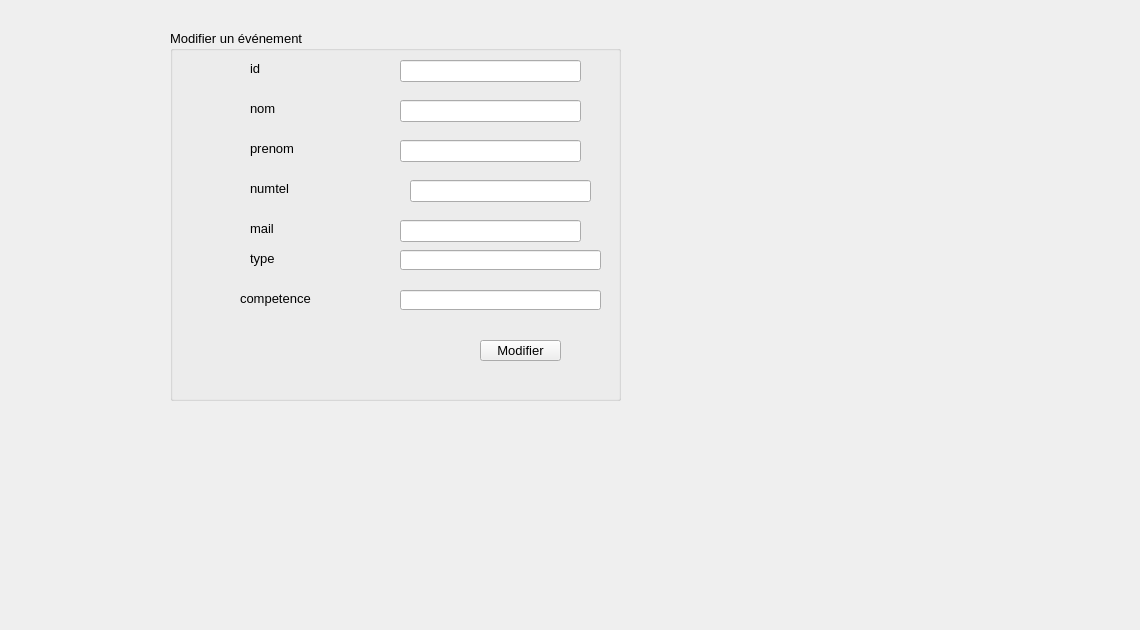
      <widget class="QWidget" name="tab_6">
       <attribute name="title">
        <string>Modifier</string>
       </attribute>
       <widget class="QLabel" name="label_19">
        <property name="geometry">
         <rect>
          <x>-70</x>
          <y>-20</y>
          <width>1131</width>
          <height>621</height>
         </rect>
        </property>
        <property name="styleSheet">
         <string notr="true">background-image: url(:/gris.jpg);</string>
        </property>
        <property name="text">
         <string/>
        </property>
       </widget>
       <widget class="QGroupBox" name="groupBox_2">
        <property name="geometry">
         <rect>
          <x>170</x>
          <y>30</y>
          <width>451</width>
          <height>371</height>
         </rect>
        </property>
        <property name="font">
         <font>
          <pointsize>10</pointsize>
         </font>
        </property>
        <property name="title">
         <string>Modifier un événement</string>
        </property>
        <widget class="QPushButton" name="pb_modifier">
         <property name="geometry">
          <rect>
           <x>310</x>
           <y>310</y>
           <width>81</width>
           <height>21</height>
          </rect>
         </property>
         <property name="font">
          <font>
           <family>MS Shell Dlg 2</family>
           <pointsize>10</pointsize>
           <weight>50</weight>
           <bold>false</bold>
          </font>
         </property>
         <property name="text">
          <string>Modifier</string>
         </property>
        </widget>
        <widget class="QLineEdit" name="lineEdit_typee">
         <property name="geometry">
          <rect>
           <x>230</x>
           <y>220</y>
           <width>201</width>
           <height>20</height>
          </rect>
         </property>
        </widget>
        <widget class="QLabel" name="label_16">
         <property name="geometry">
          <rect>
           <x>80</x>
           <y>220</y>
           <width>91</width>
           <height>16</height>
          </rect>
         </property>
         <property name="font">
          <font>
           <family>MS Shell Dlg 2</family>
           <pointsize>10</pointsize>
           <weight>50</weight>
           <bold>false</bold>
          </font>
         </property>
         <property name="text">
          <string>type</string>
         </property>
        </widget>
        <widget class="QLabel" name="label_27">
         <property name="geometry">
          <rect>
           <x>70</x>
           <y>260</y>
           <width>91</width>
           <height>16</height>
          </rect>
         </property>
         <property name="font">
          <font>
           <family>MS Shell Dlg 2</family>
           <pointsize>10</pointsize>
           <weight>50</weight>
           <bold>false</bold>
          </font>
         </property>
         <property name="text">
          <string>competence</string>
         </property>
        </widget>
        <widget class="QLabel" name="label_10">
         <property name="geometry">
          <rect>
           <x>80</x>
           <y>30</y>
           <width>91</width>
           <height>16</height>
          </rect>
         </property>
         <property name="font">
          <font>
           <family>MS Shell Dlg 2</family>
           <pointsize>10</pointsize>
           <weight>50</weight>
           <bold>false</bold>
          </font>
         </property>
         <property name="text">
          <string>id</string>
         </property>
        </widget>
        <widget class="QLineEdit" name="lineEdit_titre_2">
         <property name="geometry">
          <rect>
           <x>230</x>
           <y>30</y>
           <width>181</width>
           <height>22</height>
          </rect>
         </property>
        </widget>
        <widget class="QLineEdit" name="lineEdit_type_2">
         <property name="geometry">
          <rect>
           <x>230</x>
           <y>70</y>
           <width>181</width>
           <height>22</height>
          </rect>
         </property>
        </widget>
        <widget class="QLineEdit" name="lineEdit_lieu_2">
         <property name="geometry">
          <rect>
           <x>230</x>
           <y>110</y>
           <width>181</width>
           <height>22</height>
          </rect>
         </property>
        </widget>
        <widget class="QLineEdit" name="lineEdit_datedebut_2">
         <property name="geometry">
          <rect>
           <x>240</x>
           <y>150</y>
           <width>181</width>
           <height>22</height>
          </rect>
         </property>
        </widget>
        <widget class="QLineEdit" name="lineEdit_datefin_2">
         <property name="geometry">
          <rect>
           <x>230</x>
           <y>190</y>
           <width>181</width>
           <height>22</height>
          </rect>
         </property>
        </widget>
        <widget class="QLabel" name="label_11">
         <property name="geometry">
          <rect>
           <x>80</x>
           <y>70</y>
           <width>91</width>
           <height>16</height>
          </rect>
         </property>
         <property name="font">
          <font>
           <family>MS Shell Dlg 2</family>
           <pointsize>10</pointsize>
           <weight>50</weight>
           <bold>false</bold>
          </font>
         </property>
         <property name="text">
          <string>nom</string>
         </property>
        </widget>
        <widget class="QLabel" name="label_12">
         <property name="geometry">
          <rect>
           <x>80</x>
           <y>110</y>
           <width>91</width>
           <height>16</height>
          </rect>
         </property>
         <property name="font">
          <font>
           <family>MS Shell Dlg 2</family>
           <pointsize>10</pointsize>
           <weight>50</weight>
           <bold>false</bold>
          </font>
         </property>
         <property name="text">
          <string>prenom</string>
         </property>
        </widget>
        <widget class="QLabel" name="label_14">
         <property name="geometry">
          <rect>
           <x>80</x>
           <y>150</y>
           <width>91</width>
           <height>16</height>
          </rect>
         </property>
         <property name="font">
          <font>
           <family>MS Shell Dlg 2</family>
           <pointsize>10</pointsize>
           <weight>50</weight>
           <bold>false</bold>
          </font>
         </property>
         <property name="text">
          <string>numtel</string>
         </property>
        </widget>
        <widget class="QLabel" name="label_15">
         <property name="geometry">
          <rect>
           <x>80</x>
           <y>190</y>
           <width>91</width>
           <height>16</height>
          </rect>
         </property>
         <property name="font">
          <font>
           <family>MS Shell Dlg 2</family>
           <pointsize>10</pointsize>
           <weight>50</weight>
           <bold>false</bold>
          </font>
         </property>
         <property name="text">
          <string>mail</string>
         </property>
        </widget>
        <widget class="QLineEdit" name="lineEdit_competence_2">
         <property name="geometry">
          <rect>
           <x>230</x>
           <y>260</y>
           <width>201</width>
           <height>20</height>
          </rect>
         </property>
        </widget>
       </widget>
       <widget class="QLabel" name="label_3">
        <property name="geometry">
         <rect>
          <x>-4</x>
          <y>0</y>
          <width>781</width>
          <height>491</height>
         </rect>
        </property>
        <property name="styleSheet">
         <string notr="true">background-image:url(:/Downloads/gris.jpg)</string>
        </property>
        <property name="text">
         <string/>
        </property>
       </widget>
       <zorder>label_3</zorder>
       <zorder>label_19</zorder>
       <zorder>groupBox_2</zorder>
      </widget>
